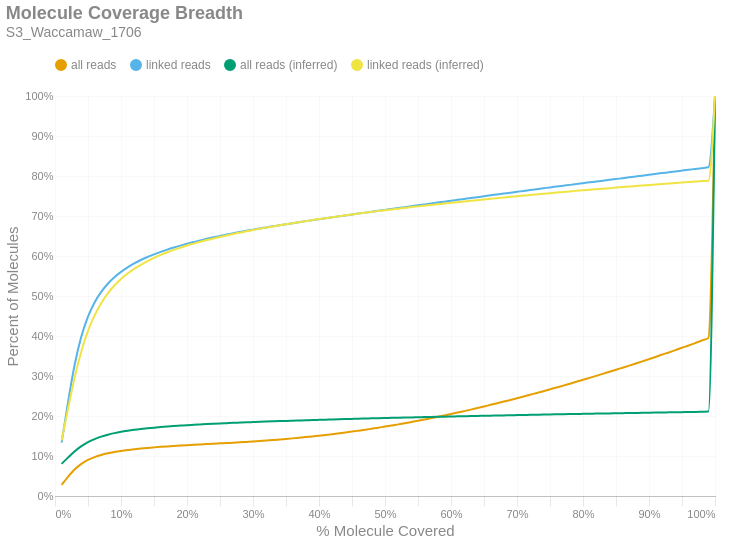

The notebook cell this image was saved under:
### Markdown cell above
### Molecule Read Coverage
This chart shows molecule coverage breadth as computed by the number of bases aligned to that molecule. In other words, "*how much of each unique long molecule is actually sequenced/aligned?*" Keep in mind there is a distinction between sequences and alignments, since some sequences belonging to a particular molecule may not align well and wouldn't appear in the alignment data. This chart also shows molecule coverage breadth as computed by the *inferred fragment* from which the aligned sequences originate. Unlike read coverage, this calculation takes into account the total insert size, including unsequenced gaps between the forward and reverse reads. Like the previous figures, these are cumulative percents.

### Code cell
if SKIPLR:
    print_html(f"Skipped")
else:
    binned_df = consolidated_hist(valids['coverage_bp'], mask, 0.01, True)
    binned_df_inf = consolidated_hist(valids['coverage_inserts'], mask, 0.01, True)
    binned_df = binned_df.with_columns(pl.lit(binned_df_inf['all reads (cumsum)']).alias('all reads (inferred)'))
    binned_df = binned_df.with_columns(pl.lit(binned_df_inf['linked reads (cumsum)']).alias('linked reads (inferred)'))
    binned_df = binned_df.with_columns(
        (pl.col('bin').cast(pl.Float64) + 0.01).alias('right_edge')
    )

    with SafeRender(binned_df):
        (
            density_plot(binned_df, 'Molecule Coverage Breadth', samplename, 'molcov', ['all reads (inferred)','linked reads (inferred)'])
            .encode(
                #x=alt.X('bin:Q', title="% Molecule Covered").axis(format = '%').scale(padding=0),
                x=alt.X('right_edge:Q', title="% Molecule Covered").axis(format='%').scale(padding=0),
                y=alt.Y('value:Q', title='Percent of Molecules')
                    .axis(format='%')
                    .stack(False)
                    .scale(domainMin=0, padding=0),
                color=alt.Color("key:N").scale(domain = ["all reads", "linked reads", "all reads (inferred)", "linked reads (inferred)"]),
                tooltip = [
                    alt.Tooltip("key:N", title = "Data Type"),
                    alt.Tooltip("range_label:N", title="% Molecule Covered"),
                    alt.Tooltip("value:Q", format = ".2%", title="% Molecules")
                ]
            )
        ).display()

### Figure 1 — Vega-Lite specification as saved in the notebook (floating-point values rounded to 4 significant figures)
{"width": "container", "height": 400, "config": {"title": {"anchor": "start", "dy": -15, "fontSize": 18, "color": "#888888", "subtitleColor": "#888888", "subtitleFontSize": 14}, "arc": {"fill": "#0072B2"}, "axis": {"domainColor": "#888888", "domainWidth": 0.5, "gridWidth": 0.2, "grid": false, "titleFontWeight": 400, "titleFontSize": 15, "labelFontSize": 11, "labelColor": "#888888", "tickColor": "#888888", "tickWidth": 0.2, "titleColor": "#888888"}, "axisBand": {"grid": false}, "axisX": {"grid": true, "tickSize": 10, "domainCap": "round"}, "axisY": {"domain": false, "grid": true, "tickSize": 0, "domainCap": "round"}, "background": "transparent", "header": {"labelFontSize": 15, "labelColor": "#888888", "titleFontSize": 15, "titleFontWeight": 600, "titleColor": "#888888"}, "legend": {"labelFont": "sans-serif", "labelFontSize": 12, "labelColor": "#888888", "symbolSize": 100, "symbolType": "circle", "titleFontSize": 12, "titlePadding": 10, "titleColor": "#888888", "title": null, "orient": "top"}, "range": {"category": ["#E69F00", "#56B4E9", "#009E73", "#F0E442", "#0072B2", "#D55E00", "#CC79A7", "#000000"], "diverging": ["#cfe8f3", "#a2d4ec", "#73bfe2", "#46abdb", "#1696d2", "#12719e"]}, "area": {"fill": "#0072B2", "fillOpacity": 0.7, "line": true, "strokeOpacity": 0.7}, "line": {"color": "#0072B2", "stroke": "#0072B2", "strokeWidth": 2}, "trail": {"color": "#0072B2", "stroke": "#0072B2", "strokeWidth": 0, "size": 1}, "point": {"filled": true, "fillOpacity": 1.0, "size": 95}, "text": {"color": "#888888", "fontSize": 11, "align": "right", "fontWeight": 400, "size": 11}, "bar": {"fill": "#0072B2", "stroke": null}, "view": {"stroke": null, "continuousWidth": 660, "continuousHeight": 400}}, "data": {"name": "data-4d8344cf454765e52356862ca78bc937"}, "mark": {"type": "line", "interpolate": "monotone", "point": {"opacity": 0, "size": 275}}, "encoding": {"color": {"field": "key", "scale": {"domain": ["all reads", "linked reads", "all reads (inferred)", "linked reads (inferred)"]}, "type": "nominal"}, "tooltip": [{"field": "key", "title": "Data Type", "type": "nominal"}, {"field": "range_label", "title": "% Molecule Covered", "type": "nominal"}, {"field": "value", "format": ".2%", "title": "% Molecules", "type": "quantitative"}], "x": {"axis": {"format": "%"}, "field": "right_edge", "scale": {"padding": 0}, "title": "% Molecule Covered", "type": "quantitative"}, "y": {"axis": {"format": "%"}, "field": "value", "scale": {"domainMin": 0, "padding": 0}, "stack": false, "title": "Percent of Molecules", "type": "quantitative"}}, "params": [{"name": "param_c36ac31b6afebe62", "select": {"type": "point", "fields": ["key"]}, "bind": "legend"}], "title": {"text": "Molecule Coverage Breadth", "subtitle": "S3_Waccamaw_1706"}, "transform": [{"fold": ["all reads (cumsum)", "linked reads (cumsum)", "all reads (inferred)", "linked reads (inferred)"]}, {"calculate": "replace(datum.key, ' (cumsum)', '')", "as": "key"}, {"filter": {"param": "param_c36ac31b6afebe62"}}], "usermeta": {"embedOptions": {"downloadFileName": "S3_Waccamaw_1706.molcov"}}, "$schema": "https://vega.github.io/schema/vega-lite/v6.1.0.json", "datasets": {"data-4d8344cf454765e52356862ca78bc937": [{"bin": "0.0", "interval": "0.0-0.01", "all reads": 0.02753, "linked reads": 0.1333, "all reads (cumsum)": 0.02753, "linked reads (cumsum)": 0.1333, "range_label": "0.0-0.01", "all reads (inferred)": 0.08034, "linked reads (inferred)": 0.1391, "right_edge": 0.01}, {"bin": "0.01", "interval": "0.01-0.02", "all reads": 0.02073, "linked reads": 0.104, "all reads (cumsum)": 0.04826, "linked reads (cumsum)": 0.2373, "range_label": "0.01-0.02", "all reads (inferred)": 0.09659, "linked reads (inferred)": 0.2206, "right_edge": 0.02}, {"bin": "0.02", "interval": "0.02-0.03", "all reads": 0.01839, "linked reads": 0.09261, "all reads (cumsum)": 0.06665, "linked reads (cumsum)": 0.3299, "range_label": "0.02-0.03", "all reads (inferred)": 0.1119, "linked reads (inferred)": 0.2978, "right_edge": 0.03}, {"bin": "0.03", "interval": "0.03-0.04", "all reads": 0.01378, "linked reads": 0.0693, "all reads (cumsum)": 0.08043, "linked reads (cumsum)": 0.3992, "range_label": "0.03-0.04", "all reads (inferred)": 0.1245, "linked reads (inferred)": 0.3617, "right_edge": 0.04}, {"bin": "0.04", "interval": "0.04-0.05", "all reads": 0.009797, "linked reads": 0.04921, "all reads (cumsum)": 0.09023, "linked reads (cumsum)": 0.4485, "range_label": "0.04-0.05", "all reads (inferred)": 0.1346, "linked reads (inferred)": 0.4127, "right_edge": 0.05}, {"bin": "0.05", "interval": "0.05-0.06", "all reads": 0.007082, "linked reads": 0.03545, "all reads (cumsum)": 0.09731, "linked reads (cumsum)": 0.4839, "range_label": "0.05-0.06", "all reads (inferred)": 0.1423, "linked reads (inferred)": 0.4516, "right_edge": 0.06}, {"bin": "0.06", "interval": "0.06-0.07", "all reads": 0.005257, "linked reads": 0.02628, "all reads (cumsum)": 0.1026, "linked reads (cumsum)": 0.5102, "range_label": "0.06-0.07", "all reads (inferred)": 0.1484, "linked reads (inferred)": 0.4821, "right_edge": 0.07}, {"bin": "0.07", "interval": "0.07-0.08", "all reads": 0.004102, "linked reads": 0.02046, "all reads (cumsum)": 0.1067, "linked reads (cumsum)": 0.5307, "range_label": "0.07-0.08", "all reads (inferred)": 0.1532, "linked reads (inferred)": 0.5066, "right_edge": 0.08}, {"bin": "0.08", "interval": "0.08-0.09", "all reads": 0.003262, "linked reads": 0.01625, "all reads (cumsum)": 0.1099, "linked reads (cumsum)": 0.5469, "range_label": "0.08-0.09", "all reads (inferred)": 0.1571, "linked reads (inferred)": 0.5262, "right_edge": 0.09}, {"bin": "0.09", "interval": "0.09-0.1", "all reads": 0.002693, "linked reads": 0.01335, "all reads (cumsum)": 0.1126, "linked reads (cumsum)": 0.5603, "range_label": "0.09-0.1", "all reads (inferred)": 0.1604, "linked reads (inferred)": 0.5426, "right_edge": 0.1}, {"bin": "0.1", "interval": "0.1-0.11", "all reads": 0.002307, "linked reads": 0.01139, "all reads (cumsum)": 0.1149, "linked reads (cumsum)": 0.5716, "range_label": "0.1-0.11", "all reads (inferred)": 0.1631, "linked reads (inferred)": 0.5562, "right_edge": 0.11}, {"bin": "0.11", "interval": "0.11-0.12", "all reads": 0.001988, "linked reads": 0.009766, "all reads (cumsum)": 0.1169, "linked reads (cumsum)": 0.5814, "range_label": "0.11-0.12", "all reads (inferred)": 0.1654, "linked reads (inferred)": 0.568, "right_edge": 0.12}, {"bin": "0.12", "interval": "0.12-0.13", "all reads": 0.001744, "linked reads": 0.008547, "all reads (cumsum)": 0.1187, "linked reads (cumsum)": 0.59, "range_label": "0.12-0.13", "all reads (inferred)": 0.1674, "linked reads (inferred)": 0.5781, "right_edge": 0.13}, {"bin": "0.13", "interval": "0.13-0.14", "all reads": 0.001534, "linked reads": 0.007494, "all reads (cumsum)": 0.1202, "linked reads (cumsum)": 0.5974, "range_label": "0.13-0.14", "all reads (inferred)": 0.1693, "linked reads (inferred)": 0.5873, "right_edge": 0.14}, {"bin": "0.14", "interval": "0.14-0.15", "all reads": 0.001362, "linked reads": 0.006576, "all reads (cumsum)": 0.1216, "linked reads (cumsum)": 0.604, "range_label": "0.14-0.15", "all reads (inferred)": 0.1709, "linked reads (inferred)": 0.5953, "right_edge": 0.15}, {"bin": "0.15", "interval": "0.15-0.16", "all reads": 0.001298, "linked reads": 0.006319, "all reads (cumsum)": 0.1229, "linked reads (cumsum)": 0.6103, "range_label": "0.15-0.16", "all reads (inferred)": 0.1724, "linked reads (inferred)": 0.6027, "right_edge": 0.16}, {"bin": "0.16", "interval": "0.16-0.17", "all reads": 0.001189, "linked reads": 0.005694, "all reads (cumsum)": 0.124, "linked reads (cumsum)": 0.616, "range_label": "0.16-0.17", "all reads (inferred)": 0.1737, "linked reads (inferred)": 0.6094, "right_edge": 0.17}, {"bin": "0.17", "interval": "0.17-0.18", "all reads": 0.001094, "linked reads": 0.005167, "all reads (cumsum)": 0.1251, "linked reads (cumsum)": 0.6212, "range_label": "0.17-0.18", "all reads (inferred)": 0.1749, "linked reads (inferred)": 0.6154, "right_edge": 0.18}, {"bin": "0.18", "interval": "0.18-0.19", "all reads": 0.001021, "linked reads": 0.004798, "all reads (cumsum)": 0.1262, "linked reads (cumsum)": 0.626, "range_label": "0.18-0.19", "all reads (inferred)": 0.176, "linked reads (inferred)": 0.6208, "right_edge": 0.19}, {"bin": "0.19", "interval": "0.19-0.2", "all reads": 0.0009851, "linked reads": 0.004515, "all reads (cumsum)": 0.1271, "linked reads (cumsum)": 0.6305, "range_label": "0.19-0.2", "all reads (inferred)": 0.1771, "linked reads (inferred)": 0.6263, "right_edge": 0.2}, {"bin": "0.2", "interval": "0.2-0.21", "all reads": 0.0009537, "linked reads": 0.004319, "all reads (cumsum)": 0.1281, "linked reads (cumsum)": 0.6348, "range_label": "0.2-0.21", "all reads (inferred)": 0.178, "linked reads (inferred)": 0.6309, "right_edge": 0.21}, {"bin": "0.21", "interval": "0.21-0.22", "all reads": 0.0009292, "linked reads": 0.004198, "all reads (cumsum)": 0.129, "linked reads (cumsum)": 0.639, "range_label": "0.21-0.22", "all reads (inferred)": 0.1789, "linked reads (inferred)": 0.6354, "right_edge": 0.22}, {"bin": "0.22", "interval": "0.22-0.23", "all reads": 0.0008894, "linked reads": 0.003889, "all reads (cumsum)": 0.1299, "linked reads (cumsum)": 0.6429, "range_label": "0.22-0.23", "all reads (inferred)": 0.1798, "linked reads (inferred)": 0.6398, "right_edge": 0.23}, {"bin": "0.23", "interval": "0.23-0.24", "all reads": 0.000858, "linked reads": 0.003725, "all reads (cumsum)": 0.1308, "linked reads (cumsum)": 0.6466, "range_label": "0.23-0.24", "all reads (inferred)": 0.1806, "linked reads (inferred)": 0.6439, "right_edge": 0.24}, {"bin": "0.24", "interval": "0.24-0.25", "all reads": 0.0008144, "linked reads": 0.003462, "all reads (cumsum)": 0.1316, "linked reads (cumsum)": 0.6501, "range_label": "0.24-0.25", "all reads (inferred)": 0.1814, "linked reads (inferred)": 0.6477, "right_edge": 0.25}, {"bin": "0.25", "interval": "0.25-0.26", "all reads": 0.0008356, "linked reads": 0.00346, "all reads (cumsum)": 0.1324, "linked reads (cumsum)": 0.6536, "range_label": "0.25-0.26", "all reads (inferred)": 0.1821, "linked reads (inferred)": 0.6514, "right_edge": 0.26}, {"bin": "0.26", "interval": "0.26-0.27", "all reads": 0.0008136, "linked reads": 0.003127, "all reads (cumsum)": 0.1332, "linked reads (cumsum)": 0.6567, "range_label": "0.26-0.27", "all reads (inferred)": 0.1829, "linked reads (inferred)": 0.655, "right_edge": 0.27}, {"bin": "0.27", "interval": "0.27-0.28", "all reads": 0.0009207, "linked reads": 0.00314, "all reads (cumsum)": 0.1342, "linked reads (cumsum)": 0.6598, "range_label": "0.27-0.28", "all reads (inferred)": 0.1835, "linked reads (inferred)": 0.6584, "right_edge": 0.28}, {"bin": "0.28", "interval": "0.28-0.29", "all reads": 0.00102, "linked reads": 0.003181, "all reads (cumsum)": 0.1352, "linked reads (cumsum)": 0.663, "range_label": "0.28-0.29", "all reads (inferred)": 0.1842, "linked reads (inferred)": 0.6617, "right_edge": 0.29}, {"bin": "0.29", "interval": "0.29-0.3", "all reads": 0.001009, "linked reads": 0.002901, "all reads (cumsum)": 0.1362, "linked reads (cumsum)": 0.6659, "range_label": "0.29-0.3", "all reads (inferred)": 0.1848, "linked reads (inferred)": 0.6649, "right_edge": 0.3}, {"bin": "0.3", "interval": "0.3-0.31", "all reads": 0.001109, "linked reads": 0.00278, "all reads (cumsum)": 0.1373, "linked reads (cumsum)": 0.6687, "range_label": "0.3-0.31", "all reads (inferred)": 0.1855, "linked reads (inferred)": 0.668, "right_edge": 0.31}, {"bin": "0.31", "interval": "0.31-0.32", "all reads": 0.001188, "linked reads": 0.00273, "all reads (cumsum)": 0.1385, "linked reads (cumsum)": 0.6714, "range_label": "0.31-0.32", "all reads (inferred)": 0.1861, "linked reads (inferred)": 0.671, "right_edge": 0.32}, {"bin": "0.32", "interval": "0.32-0.33", "all reads": 0.001279, "linked reads": 0.002732, "all reads (cumsum)": 0.1398, "linked reads (cumsum)": 0.6742, "range_label": "0.32-0.33", "all reads (inferred)": 0.1867, "linked reads (inferred)": 0.6739, "right_edge": 0.33}, {"bin": "0.33", "interval": "0.33-0.34", "all reads": 0.001381, "linked reads": 0.002782, "all reads (cumsum)": 0.1411, "linked reads (cumsum)": 0.6769, "range_label": "0.33-0.34", "all reads (inferred)": 0.1873, "linked reads (inferred)": 0.6767, "right_edge": 0.34}, {"bin": "0.34", "interval": "0.34-0.35", "all reads": 0.001413, "linked reads": 0.002605, "all reads (cumsum)": 0.1426, "linked reads (cumsum)": 0.6796, "range_label": "0.34-0.35", "all reads (inferred)": 0.1878, "linked reads (inferred)": 0.6795, "right_edge": 0.35}, {"bin": "0.35", "interval": "0.35-0.36", "all reads": 0.001495, "linked reads": 0.002495, "all reads (cumsum)": 0.1441, "linked reads (cumsum)": 0.682, "range_label": "0.35-0.36", "all reads (inferred)": 0.1883, "linked reads (inferred)": 0.6821, "right_edge": 0.36}, {"bin": "0.36", "interval": "0.36-0.37", "all reads": 0.00156, "linked reads": 0.002564, "all reads (cumsum)": 0.1456, "linked reads (cumsum)": 0.6846, "range_label": "0.36-0.37", "all reads (inferred)": 0.1888, "linked reads (inferred)": 0.6846, "right_edge": 0.37}, {"bin": "0.37", "interval": "0.37-0.38", "all reads": 0.001661, "linked reads": 0.002562, "all reads (cumsum)": 0.1473, "linked reads (cumsum)": 0.6872, "range_label": "0.37-0.38", "all reads (inferred)": 0.1894, "linked reads (inferred)": 0.6871, "right_edge": 0.38}, {"bin": "0.38", "interval": "0.38-0.39", "all reads": 0.001746, "linked reads": 0.002467, "all reads (cumsum)": 0.149, "linked reads (cumsum)": 0.6896, "range_label": "0.38-0.39", "all reads (inferred)": 0.1899, "linked reads (inferred)": 0.6898, "right_edge": 0.39}, {"bin": "0.39", "interval": "0.39-0.4", "all reads": 0.001796, "linked reads": 0.002478, "all reads (cumsum)": 0.1508, "linked reads (cumsum)": 0.6921, "range_label": "0.39-0.4", "all reads (inferred)": 0.1904, "linked reads (inferred)": 0.6922, "right_edge": 0.4}, {"bin": "0.4", "interval": "0.4-0.41", "all reads": 0.001808, "linked reads": 0.002292, "all reads (cumsum)": 0.1526, "linked reads (cumsum)": 0.6944, "range_label": "0.4-0.41", "all reads (inferred)": 0.1909, "linked reads (inferred)": 0.6946, "right_edge": 0.41}, {"bin": "0.41", "interval": "0.41-0.42", "all reads": 0.001964, "linked reads": 0.002391, "all reads (cumsum)": 0.1546, "linked reads (cumsum)": 0.6968, "range_label": "0.41-0.42", "all reads (inferred)": 0.1914, "linked reads (inferred)": 0.6971, "right_edge": 0.42}, {"bin": "0.42", "interval": "0.42-0.43", "all reads": 0.002072, "linked reads": 0.00232, "all reads (cumsum)": 0.1567, "linked reads (cumsum)": 0.6991, "range_label": "0.42-0.43", "all reads (inferred)": 0.1918, "linked reads (inferred)": 0.6994, "right_edge": 0.43}, {"bin": "0.43", "interval": "0.43-0.44", "all reads": 0.002113, "linked reads": 0.002324, "all reads (cumsum)": 0.1588, "linked reads (cumsum)": 0.7014, "range_label": "0.43-0.44", "all reads (inferred)": 0.1923, "linked reads (inferred)": 0.7016, "right_edge": 0.44}, {"bin": "0.44", "interval": "0.44-0.45", "all reads": 0.00224, "linked reads": 0.002337, "all reads (cumsum)": 0.161, "linked reads (cumsum)": 0.7038, "range_label": "0.44-0.45", "all reads (inferred)": 0.1928, "linked reads (inferred)": 0.7039, "right_edge": 0.45}, {"bin": "0.45", "interval": "0.45-0.46", "all reads": 0.002357, "linked reads": 0.002417, "all reads (cumsum)": 0.1634, "linked reads (cumsum)": 0.7062, "range_label": "0.45-0.46", "all reads (inferred)": 0.1932, "linked reads (inferred)": 0.7061, "right_edge": 0.46}, {"bin": "0.46", "interval": "0.46-0.47", "all reads": 0.002382, "linked reads": 0.002251, "all reads (cumsum)": 0.1658, "linked reads (cumsum)": 0.7084, "range_label": "0.46-0.47", "all reads (inferred)": 0.1937, "linked reads (inferred)": 0.7082, "right_edge": 0.47}, {"bin": "0.47", "interval": "0.47-0.48", "all reads": 0.002515, "linked reads": 0.002342, "all reads (cumsum)": 0.1683, "linked reads (cumsum)": 0.7108, "range_label": "0.47-0.48", "all reads (inferred)": 0.1941, "linked reads (inferred)": 0.7103, "right_edge": 0.48}, {"bin": "0.48", "interval": "0.48-0.49", "all reads": 0.002471, "linked reads": 0.002113, "all reads (cumsum)": 0.1707, "linked reads (cumsum)": 0.7129, "range_label": "0.48-0.49", "all reads (inferred)": 0.1945, "linked reads (inferred)": 0.7124, "right_edge": 0.49}, {"bin": "0.49", "interval": "0.49-0.5", "all reads": 0.002871, "linked reads": 0.002432, "all reads (cumsum)": 0.1736, "linked reads (cumsum)": 0.7153, "range_label": "0.49-0.5", "all reads (inferred)": 0.1949, "linked reads (inferred)": 0.7144, "right_edge": 0.5}, {"bin": "0.5", "interval": "0.5-0.51", "all reads": 0.002552, "linked reads": 0.002273, "all reads (cumsum)": 0.1762, "linked reads (cumsum)": 0.7176, "range_label": "0.5-0.51", "all reads (inferred)": 0.1953, "linked reads (inferred)": 0.7163, "right_edge": 0.51}, {"bin": "0.51", "interval": "0.51-0.52", "all reads": 0.002903, "linked reads": 0.00229, "all reads (cumsum)": 0.1791, "linked reads (cumsum)": 0.7199, "range_label": "0.51-0.52", "all reads (inferred)": 0.1957, "linked reads (inferred)": 0.7183, "right_edge": 0.52}, {"bin": "0.52", "interval": "0.52-0.53", "all reads": 0.002911, "linked reads": 0.00226, "all reads (cumsum)": 0.182, "linked reads (cumsum)": 0.7222, "range_label": "0.52-0.53", "all reads (inferred)": 0.1961, "linked reads (inferred)": 0.7203, "right_edge": 0.53}, {"bin": "0.53", "interval": "0.53-0.54", "all reads": 0.003043, "linked reads": 0.002214, "all reads (cumsum)": 0.185, "linked reads (cumsum)": 0.7244, "range_label": "0.53-0.54", "all reads (inferred)": 0.1965, "linked reads (inferred)": 0.7222, "right_edge": 0.54}, {"bin": "0.54", "interval": "0.54-0.55", "all reads": 0.00304, "linked reads": 0.002253, "all reads (cumsum)": 0.1881, "linked reads (cumsum)": 0.7266, "range_label": "0.54-0.55", "all reads (inferred)": 0.1969, "linked reads (inferred)": 0.724, "right_edge": 0.55}, {"bin": "0.55", "interval": "0.55-0.56", "all reads": 0.003245, "linked reads": 0.002376, "all reads (cumsum)": 0.1913, "linked reads (cumsum)": 0.729, "range_label": "0.55-0.56", "all reads (inferred)": 0.1973, "linked reads (inferred)": 0.7258, "right_edge": 0.56}, {"bin": "0.56", "interval": "0.56-0.57", "all reads": 0.003342, "linked reads": 0.002309, "all reads (cumsum)": 0.1946, "linked reads (cumsum)": 0.7313, "range_label": "0.56-0.57", "all reads (inferred)": 0.1977, "linked reads (inferred)": 0.7277, "right_edge": 0.57}, {"bin": "0.57", "interval": "0.57-0.58", "all reads": 0.003317, "linked reads": 0.002299, "all reads (cumsum)": 0.198, "linked reads (cumsum)": 0.7336, "range_label": "0.57-0.58", "all reads (inferred)": 0.1981, "linked reads (inferred)": 0.7295, "right_edge": 0.58}, {"bin": "0.58", "interval": "0.58-0.59", "all reads": 0.00352, "linked reads": 0.002268, "all reads (cumsum)": 0.2015, "linked reads (cumsum)": 0.7359, "range_label": "0.58-0.59", "all reads (inferred)": 0.1984, "linked reads (inferred)": 0.7312, "right_edge": 0.59}, {"bin": "0.59", "interval": "0.59-0.6", "all reads": 0.003607, "linked reads": 0.002307, "all reads (cumsum)": 0.2051, "linked reads (cumsum)": 0.7382, "range_label": "0.59-0.6", "all reads (inferred)": 0.1988, "linked reads (inferred)": 0.7329, "right_edge": 0.6}, {"bin": "0.6", "interval": "0.6-0.61", "all reads": 0.003436, "linked reads": 0.002206, "all reads (cumsum)": 0.2085, "linked reads (cumsum)": 0.7404, "range_label": "0.6-0.61", "all reads (inferred)": 0.1991, "linked reads (inferred)": 0.7345, "right_edge": 0.61}, {"bin": "0.61", "interval": "0.61-0.62", "all reads": 0.003701, "linked reads": 0.002223, "all reads (cumsum)": 0.2122, "linked reads (cumsum)": 0.7426, "range_label": "0.61-0.62", "all reads (inferred)": 0.1995, "linked reads (inferred)": 0.7362, "right_edge": 0.62}, {"bin": "0.62", "interval": "0.62-0.63", "all reads": 0.003758, "linked reads": 0.002225, "all reads (cumsum)": 0.216, "linked reads (cumsum)": 0.7448, "range_label": "0.62-0.63", "all reads (inferred)": 0.1998, "linked reads (inferred)": 0.7379, "right_edge": 0.63}, {"bin": "0.63", "interval": "0.63-0.64", "all reads": 0.003848, "linked reads": 0.002236, "all reads (cumsum)": 0.2198, "linked reads (cumsum)": 0.7471, "range_label": "0.63-0.64", "all reads (inferred)": 0.2002, "linked reads (inferred)": 0.7396, "right_edge": 0.64}, {"bin": "0.64", "interval": "0.64-0.65", "all reads": 0.003944, "linked reads": 0.002327, "all reads (cumsum)": 0.2238, "linked reads (cumsum)": 0.7494, "range_label": "0.64-0.65", "all reads (inferred)": 0.2005, "linked reads (inferred)": 0.7413, "right_edge": 0.65}, {"bin": "0.65", "interval": "0.65-0.66", "all reads": 0.004125, "linked reads": 0.002275, "all reads (cumsum)": 0.2279, "linked reads (cumsum)": 0.7517, "range_label": "0.65-0.66", "all reads (inferred)": 0.2009, "linked reads (inferred)": 0.743, "right_edge": 0.66}, {"bin": "0.66", "interval": "0.66-0.67", "all reads": 0.004016, "linked reads": 0.002227, "all reads (cumsum)": 0.2319, "linked reads (cumsum)": 0.7539, "range_label": "0.66-0.67", "all reads (inferred)": 0.2012, "linked reads (inferred)": 0.7447, "right_edge": 0.67}, {"bin": "0.67", "interval": "0.67-0.68", "all reads": 0.004162, "linked reads": 0.00221, "all reads (cumsum)": 0.2361, "linked reads (cumsum)": 0.7561, "range_label": "0.67-0.68", "all reads (inferred)": 0.2016, "linked reads (inferred)": 0.7462, "right_edge": 0.68}, {"bin": "0.68", "interval": "0.68-0.69", "all reads": 0.004108, "linked reads": 0.002141, "all reads (cumsum)": 0.2402, "linked reads (cumsum)": 0.7583, "range_label": "0.68-0.69", "all reads (inferred)": 0.2019, "linked reads (inferred)": 0.7479, "right_edge": 0.69}, {"bin": "0.69", "interval": "0.69-0.7", "all reads": 0.004324, "linked reads": 0.00224, "all reads (cumsum)": 0.2445, "linked reads (cumsum)": 0.7605, "range_label": "0.69-0.7", "all reads (inferred)": 0.2022, "linked reads (inferred)": 0.7495, "right_edge": 0.7}, {"bin": "0.7", "interval": "0.7-0.71", "all reads": 0.004247, "linked reads": 0.00218, "all reads (cumsum)": 0.2488, "linked reads (cumsum)": 0.7627, "range_label": "0.7-0.71", "all reads (inferred)": 0.2026, "linked reads (inferred)": 0.751, "right_edge": 0.71}, {"bin": "0.71", "interval": "0.71-0.72", "all reads": 0.004407, "linked reads": 0.002245, "all reads (cumsum)": 0.2532, "linked reads (cumsum)": 0.7649, "range_label": "0.71-0.72", "all reads (inferred)": 0.2029, "linked reads (inferred)": 0.7526, "right_edge": 0.72}, {"bin": "0.72", "interval": "0.72-0.73", "all reads": 0.004483, "linked reads": 0.002193, "all reads (cumsum)": 0.2577, "linked reads (cumsum)": 0.7671, "range_label": "0.72-0.73", "all reads (inferred)": 0.2032, "linked reads (inferred)": 0.754, "right_edge": 0.73}, {"bin": "0.73", "interval": "0.73-0.74", "all reads": 0.004385, "linked reads": 0.002154, "all reads (cumsum)": 0.262, "linked reads (cumsum)": 0.7693, "range_label": "0.73-0.74", "all reads (inferred)": 0.2035, "linked reads (inferred)": 0.7555, "right_edge": 0.74}, {"bin": "0.74", "interval": "0.74-0.75", "all reads": 0.004766, "linked reads": 0.002258, "all reads (cumsum)": 0.2668, "linked reads (cumsum)": 0.7715, "range_label": "0.74-0.75", "all reads (inferred)": 0.2038, "linked reads (inferred)": 0.757, "right_edge": 0.75}, {"bin": "0.75", "interval": "0.75-0.76", "all reads": 0.004461, "linked reads": 0.002076, "all reads (cumsum)": 0.2713, "linked reads (cumsum)": 0.7736, "range_label": "0.75-0.76", "all reads (inferred)": 0.2042, "linked reads (inferred)": 0.7585, "right_edge": 0.76}, {"bin": "0.76", "interval": "0.76-0.77", "all reads": 0.004683, "linked reads": 0.002089, "all reads (cumsum)": 0.2759, "linked reads (cumsum)": 0.7757, "range_label": "0.76-0.77", "all reads (inferred)": 0.2045, "linked reads (inferred)": 0.76, "right_edge": 0.77}, {"bin": "0.77", "interval": "0.77-0.78", "all reads": 0.004758, "linked reads": 0.002122, "all reads (cumsum)": 0.2807, "linked reads (cumsum)": 0.7778, "range_label": "0.77-0.78", "all reads (inferred)": 0.2048, "linked reads (inferred)": 0.7614, "right_edge": 0.78}, {"bin": "0.78", "interval": "0.78-0.79", "all reads": 0.004742, "linked reads": 0.002074, "all reads (cumsum)": 0.2854, "linked reads (cumsum)": 0.7799, "range_label": "0.78-0.79", "all reads (inferred)": 0.2051, "linked reads (inferred)": 0.7628, "right_edge": 0.79}, {"bin": "0.79", "interval": "0.79-0.8", "all reads": 0.00508, "linked reads": 0.002117, "all reads (cumsum)": 0.2905, "linked reads (cumsum)": 0.782, "range_label": "0.79-0.8", "all reads (inferred)": 0.2054, "linked reads (inferred)": 0.7643, "right_edge": 0.8}, {"bin": "0.8", "interval": "0.8-0.81", "all reads": 0.004798, "linked reads": 0.002135, "all reads (cumsum)": 0.2953, "linked reads (cumsum)": 0.7841, "range_label": "0.8-0.81", "all reads (inferred)": 0.2057, "linked reads (inferred)": 0.7656, "right_edge": 0.81}, {"bin": "0.81", "interval": "0.81-0.82", "all reads": 0.004985, "linked reads": 0.002085, "all reads (cumsum)": 0.3003, "linked reads (cumsum)": 0.7862, "range_label": "0.81-0.82", "all reads (inferred)": 0.206, "linked reads (inferred)": 0.7669, "right_edge": 0.82}, {"bin": "0.82", "interval": "0.82-0.83", "all reads": 0.005076, "linked reads": 0.002117, "all reads (cumsum)": 0.3054, "linked reads (cumsum)": 0.7883, "range_label": "0.82-0.83", "all reads (inferred)": 0.2063, "linked reads (inferred)": 0.7683, "right_edge": 0.83}, {"bin": "0.83", "interval": "0.83-0.84", "all reads": 0.005119, "linked reads": 0.002018, "all reads (cumsum)": 0.3105, "linked reads (cumsum)": 0.7904, "range_label": "0.83-0.84", "all reads (inferred)": 0.2065, "linked reads (inferred)": 0.7696, "right_edge": 0.84}, {"bin": "0.84", "interval": "0.84-0.85", "all reads": 0.005077, "linked reads": 0.002091, "all reads (cumsum)": 0.3156, "linked reads (cumsum)": 0.7924, "range_label": "0.84-0.85", "all reads (inferred)": 0.2069, "linked reads (inferred)": 0.771, "right_edge": 0.85}, {"bin": "0.85", "interval": "0.85-0.86", "all reads": 0.005226, "linked reads": 0.002076, "all reads (cumsum)": 0.3208, "linked reads (cumsum)": 0.7945, "range_label": "0.85-0.86", "all reads (inferred)": 0.2071, "linked reads (inferred)": 0.7723, "right_edge": 0.86}, {"bin": "0.86", "interval": "0.86-0.87", "all reads": 0.00522, "linked reads": 0.002104, "all reads (cumsum)": 0.326, "linked reads (cumsum)": 0.7966, "range_label": "0.86-0.87", "all reads (inferred)": 0.2074, "linked reads (inferred)": 0.7736, "right_edge": 0.87}, {"bin": "0.87", "interval": "0.87-0.88", "all reads": 0.005321, "linked reads": 0.002081, "all reads (cumsum)": 0.3313, "linked reads (cumsum)": 0.7987, "range_label": "0.87-0.88", "all reads (inferred)": 0.2077, "linked reads (inferred)": 0.7749, "right_edge": 0.88}, {"bin": "0.88", "interval": "0.88-0.89", "all reads": 0.005316, "linked reads": 0.002143, "all reads (cumsum)": 0.3367, "linked reads (cumsum)": 0.8009, "range_label": "0.88-0.89", "all reads (inferred)": 0.208, "linked reads (inferred)": 0.7762, "right_edge": 0.89}, {"bin": "0.89", "interval": "0.89-0.9", "all reads": 0.005613, "linked reads": 0.002098, "all reads (cumsum)": 0.3423, "linked reads (cumsum)": 0.803, "range_label": "0.89-0.9", "all reads (inferred)": 0.2083, "linked reads (inferred)": 0.7774, "right_edge": 0.9}, {"bin": "0.9", "interval": "0.9-0.91", "all reads": 0.00531, "linked reads": 0.002188, "all reads (cumsum)": 0.3476, "linked reads (cumsum)": 0.8051, "range_label": "0.9-0.91", "all reads (inferred)": 0.2085, "linked reads (inferred)": 0.7786, "right_edge": 0.91}, {"bin": "0.91", "interval": "0.91-0.92", "all reads": 0.006051, "linked reads": 0.002234, "all reads (cumsum)": 0.3536, "linked reads (cumsum)": 0.8074, "range_label": "0.91-0.92", "all reads (inferred)": 0.2088, "linked reads (inferred)": 0.7799, "right_edge": 0.92}, {"bin": "0.92", "interval": "0.92-0.93", "all reads": 0.005217, "linked reads": 0.001951, "all reads (cumsum)": 0.3589, "linked reads (cumsum)": 0.8093, "range_label": "0.92-0.93", "all reads (inferred)": 0.2091, "linked reads (inferred)": 0.7812, "right_edge": 0.93}, {"bin": "0.93", "interval": "0.93-0.94", "all reads": 0.005744, "linked reads": 0.002184, "all reads (cumsum)": 0.3646, "linked reads (cumsum)": 0.8115, "range_label": "0.93-0.94", "all reads (inferred)": 0.2094, "linked reads (inferred)": 0.7824, "right_edge": 0.94}, {"bin": "0.94", "interval": "0.94-0.95", "all reads": 0.006166, "linked reads": 0.002076, "all reads (cumsum)": 0.3708, "linked reads (cumsum)": 0.8136, "range_label": "0.94-0.95", "all reads (inferred)": 0.2097, "linked reads (inferred)": 0.7836, "right_edge": 0.95}, {"bin": "0.95", "interval": "0.95-0.96", "all reads": 0.005337, "linked reads": 0.002035, "all reads (cumsum)": 0.3761, "linked reads (cumsum)": 0.8156, "range_label": "0.95-0.96", "all reads (inferred)": 0.21, "linked reads (inferred)": 0.7848, "right_edge": 0.96}, {"bin": "0.96", "interval": "0.96-0.97", "all reads": 0.006094, "linked reads": 0.001983, "all reads (cumsum)": 0.3822, "linked reads (cumsum)": 0.8176, "range_label": "0.96-0.97", "all reads (inferred)": 0.2103, "linked reads (inferred)": 0.7861, "right_edge": 0.97}, {"bin": "0.97", "interval": "0.97-0.98", "all reads": 0.006678, "linked reads": 0.002053, "all reads (cumsum)": 0.3889, "linked reads (cumsum)": 0.8197, "range_label": "0.97-0.98", "all reads (inferred)": 0.2106, "linked reads (inferred)": 0.7873, "right_edge": 0.98}, {"bin": "0.98", "interval": "0.98-0.99", "all reads": 0.006211, "linked reads": 0.002089, "all reads (cumsum)": 0.3951, "linked reads (cumsum)": 0.8217, "range_label": "0.98-0.99", "all reads (inferred)": 0.211, "linked reads (inferred)": 0.7881, "right_edge": 0.99}, {"bin": "0.99", "interval": "0.99-1.0", "all reads": 0.6049, "linked reads": 0.1783, "all reads (cumsum)": 1.0, "linked reads (cumsum)": 1.0, "range_label": "0.99-1.0", "all reads (inferred)": 1.0, "linked reads (inferred)": 1.0, "right_edge": 1.0}]}}
